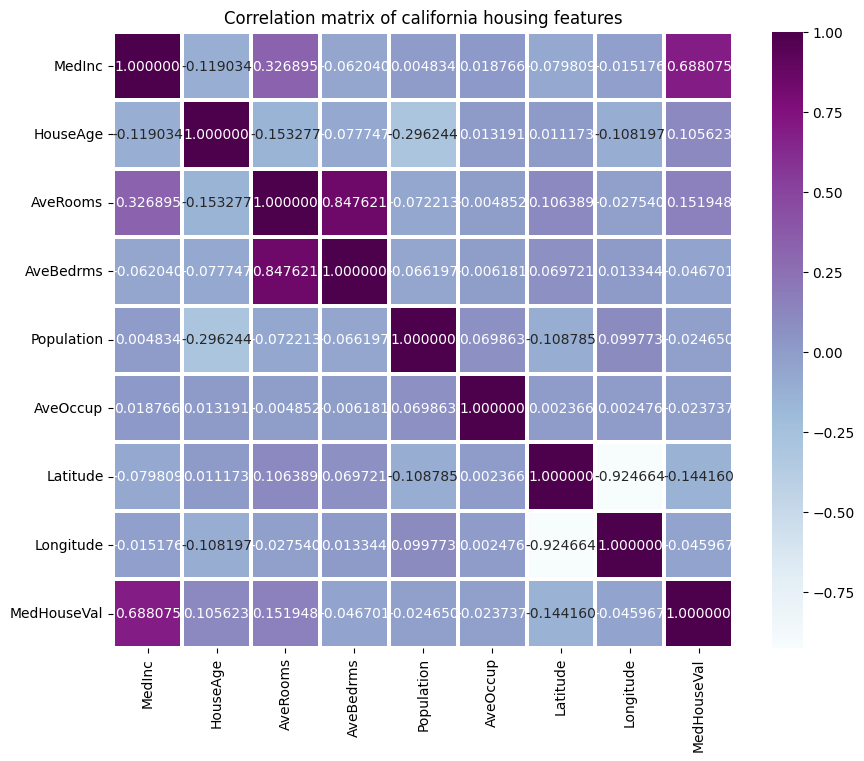

This figure's Python source:
import pandas as pd
import seaborn as sns
import matplotlib.pyplot as plt
from sklearn.datasets import fetch_california_housing
california_data=fetch_california_housing(as_frame=True)
data=california_data.frame
correlation_matrix=data.corr()
plt.figure(figsize=(10,8))
sns.heatmap(correlation_matrix,annot=True,cmap='BuPu',fmt='-2f',linewidths=1.5)
plt.title('Correlation matrix of california housing features')
plt.show()
sns.pairplot(data,diag_kind='kde',plot_kws={'alpha':0.5})
plt.suptitle('pair plot of Califorina housing features',y=1.02)
plt.show()
